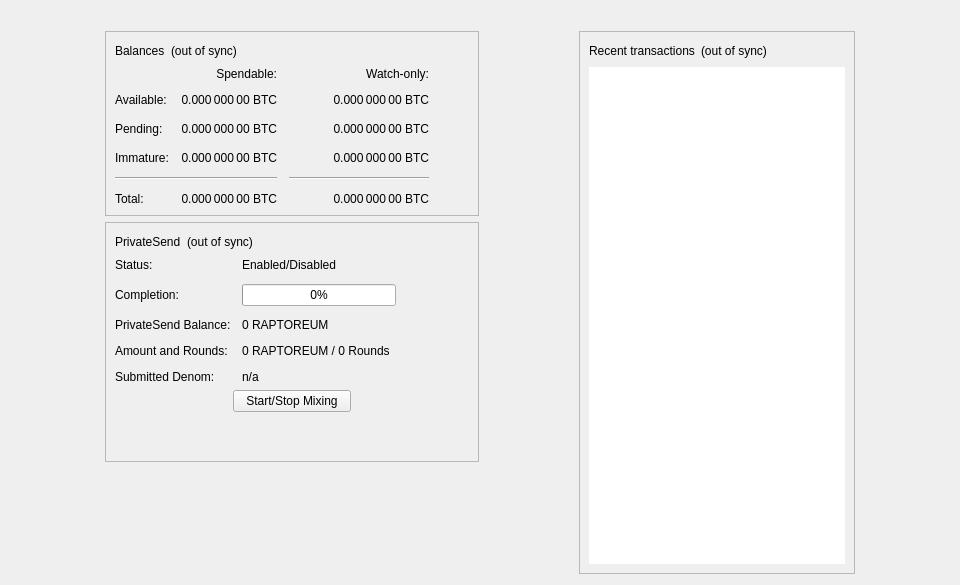
<?xml version="1.0" encoding="UTF-8"?>
<ui version="4.0">
 <class>OverviewPage</class>
 <widget class="QWidget" name="OverviewPage">
  <property name="geometry">
   <rect>
    <x>0</x>
    <y>0</y>
    <width>960</width>
    <height>585</height>
   </rect>
  </property>
  <property name="minimumSize">
   <size>
    <width>960</width>
    <height>0</height>
   </size>
  </property>
  <property name="windowTitle">
   <string>Form</string>
  </property>
  <layout class="QVBoxLayout" name="topLayout">
   <item>
    <widget class="QLabel" name="labelAlerts">
     <property name="visible">
      <bool>false</bool>
     </property>
     <property name="wordWrap">
      <bool>true</bool>
     </property>
     <property name="margin">
      <number>3</number>
     </property>
     <property name="textInteractionFlags">
      <set>Qt::TextSelectableByMouse</set>
     </property>
    </widget>
   </item>
   <item>
    <layout class="QHBoxLayout" name="horizontalLayout" stretch="1,0,1,0,1">
     <item>
      <spacer name="horizontalSpacerLeft">
       <property name="orientation">
        <enum>Qt::Horizontal</enum>
       </property>
       <property name="sizeType">
        <enum>QSizePolicy::Preferred</enum>
       </property>
       <property name="sizeHint" stdset="0">
        <size>
         <width>10</width>
         <height>20</height>
        </size>
       </property>
      </spacer>
     </item>
     <item>
      <layout class="QVBoxLayout" name="verticalLayout_2">
       <item>
        <widget class="QFrame" name="frame">
         <property name="frameShape">
          <enum>QFrame::StyledPanel</enum>
         </property>
         <property name="frameShadow">
          <enum>QFrame::Raised</enum>
         </property>
         <layout class="QVBoxLayout" name="verticalLayout_4">
          <item>
           <layout class="QHBoxLayout" name="horizontalLayout_4">
            <item>
             <widget class="QLabel" name="label_5">
              <property name="text">
               <string>Balances</string>
              </property>
             </widget>
            </item>
            <item>
             <widget class="QLabel" name="labelWalletStatus">
              <property name="toolTip">
               <string>The displayed information may be out of date. Your wallet automatically synchronizes with the Raptoreum network after a connection is established, but this process has not completed yet.</string>
              </property>
              <property name="text">
               <string notr="true">(out of sync)</string>
              </property>
              <property name="alignment">
               <set>Qt::AlignLeading|Qt::AlignLeft|Qt::AlignVCenter</set>
              </property>
             </widget>
            </item>
            <item>
             <spacer name="horizontalSpacer_3">
              <property name="orientation">
               <enum>Qt::Horizontal</enum>
              </property>
              <property name="sizeHint" stdset="0">
               <size>
                <width>40</width>
                <height>20</height>
               </size>
              </property>
             </spacer>
            </item>
           </layout>
          </item>
          <item>
           <layout class="QGridLayout" name="gridLayout">
            <property name="spacing">
             <number>12</number>
            </property>
            <item row="2" column="2">
             <widget class="QLabel" name="labelWatchPending">
              <property name="cursor">
               <cursorShape>IBeamCursor</cursorShape>
              </property>
              <property name="toolTip">
               <string>Unconfirmed transactions to watch-only addresses</string>
              </property>
              <property name="text">
               <string notr="true">0.000 000 00 BTC</string>
              </property>
              <property name="alignment">
               <set>Qt::AlignRight|Qt::AlignTrailing|Qt::AlignVCenter</set>
              </property>
              <property name="textInteractionFlags">
               <set>Qt::LinksAccessibleByMouse|Qt::TextSelectableByKeyboard|Qt::TextSelectableByMouse</set>
              </property>
             </widget>
            </item>
            <item row="2" column="1">
             <widget class="QLabel" name="labelUnconfirmed">
              <property name="cursor">
               <cursorShape>IBeamCursor</cursorShape>
              </property>
              <property name="toolTip">
               <string>Total of transactions that have yet to be confirmed, and do not yet count toward the spendable balance</string>
              </property>
              <property name="text">
               <string notr="true">0.000 000 00 BTC</string>
              </property>
              <property name="alignment">
               <set>Qt::AlignRight|Qt::AlignTrailing|Qt::AlignVCenter</set>
              </property>
              <property name="textInteractionFlags">
               <set>Qt::LinksAccessibleByMouse|Qt::TextSelectableByKeyboard|Qt::TextSelectableByMouse</set>
              </property>
             </widget>
            </item>
            <item row="3" column="2">
             <widget class="QLabel" name="labelWatchImmature">
              <property name="cursor">
               <cursorShape>IBeamCursor</cursorShape>
              </property>
              <property name="toolTip">
               <string>Mined balance in watch-only addresses that has not yet matured</string>
              </property>
              <property name="text">
               <string notr="true">0.000 000 00 BTC</string>
              </property>
              <property name="alignment">
               <set>Qt::AlignRight|Qt::AlignTrailing|Qt::AlignVCenter</set>
              </property>
              <property name="textInteractionFlags">
               <set>Qt::LinksAccessibleByMouse|Qt::TextSelectableByKeyboard|Qt::TextSelectableByMouse</set>
              </property>
             </widget>
            </item>
            <item row="4" column="0" colspan="2">
             <widget class="Line" name="lineSpendableBalance">
              <property name="orientation">
               <enum>Qt::Horizontal</enum>
              </property>
             </widget>
            </item>
            <item row="4" column="2">
             <widget class="Line" name="lineWatchBalance">
              <property name="sizePolicy">
               <sizepolicy hsizetype="Preferred" vsizetype="Fixed">
                <horstretch>0</horstretch>
                <verstretch>0</verstretch>
               </sizepolicy>
              </property>
              <property name="minimumSize">
               <size>
                <width>140</width>
                <height>0</height>
               </size>
              </property>
              <property name="orientation">
               <enum>Qt::Horizontal</enum>
              </property>
             </widget>
            </item>
            <item row="5" column="0">
             <widget class="QLabel" name="labelTotalText">
              <property name="text">
               <string>Total:</string>
              </property>
             </widget>
            </item>
            <item row="3" column="1">
             <widget class="QLabel" name="labelImmature">
              <property name="cursor">
               <cursorShape>IBeamCursor</cursorShape>
              </property>
              <property name="toolTip">
               <string>Mined balance that has not yet matured</string>
              </property>
              <property name="text">
               <string notr="true">0.000 000 00 BTC</string>
              </property>
              <property name="alignment">
               <set>Qt::AlignRight|Qt::AlignTrailing|Qt::AlignVCenter</set>
              </property>
              <property name="textInteractionFlags">
               <set>Qt::LinksAccessibleByMouse|Qt::TextSelectableByKeyboard|Qt::TextSelectableByMouse</set>
              </property>
             </widget>
            </item>
            <item row="2" column="3">
             <spacer name="horizontalSpacer_2">
              <property name="orientation">
               <enum>Qt::Horizontal</enum>
              </property>
              <property name="sizeHint" stdset="0">
               <size>
                <width>40</width>
                <height>20</height>
               </size>
              </property>
             </spacer>
            </item>
            <item row="3" column="0">
             <widget class="QLabel" name="labelImmatureText">
              <property name="text">
               <string>Immature:</string>
              </property>
             </widget>
            </item>
            <item row="5" column="1">
             <widget class="QLabel" name="labelTotal">
              <property name="cursor">
               <cursorShape>IBeamCursor</cursorShape>
              </property>
              <property name="toolTip">
               <string>Your current total balance</string>
              </property>
              <property name="text">
               <string notr="true">0.000 000 00 BTC</string>
              </property>
              <property name="alignment">
               <set>Qt::AlignRight|Qt::AlignTrailing|Qt::AlignVCenter</set>
              </property>
              <property name="textInteractionFlags">
               <set>Qt::LinksAccessibleByMouse|Qt::TextSelectableByKeyboard|Qt::TextSelectableByMouse</set>
              </property>
             </widget>
            </item>
            <item row="5" column="2">
             <widget class="QLabel" name="labelWatchTotal">
              <property name="cursor">
               <cursorShape>IBeamCursor</cursorShape>
              </property>
              <property name="toolTip">
               <string>Current total balance in watch-only addresses</string>
              </property>
              <property name="text">
               <string notr="true">0.000 000 00 BTC</string>
              </property>
              <property name="alignment">
               <set>Qt::AlignRight|Qt::AlignTrailing|Qt::AlignVCenter</set>
              </property>
              <property name="textInteractionFlags">
               <set>Qt::LinksAccessibleByMouse|Qt::TextSelectableByKeyboard|Qt::TextSelectableByMouse</set>
              </property>
             </widget>
            </item>
            <item row="0" column="2">
             <widget class="QLabel" name="labelWatchonly">
              <property name="text">
               <string>Watch-only:</string>
              </property>
              <property name="alignment">
               <set>Qt::AlignRight|Qt::AlignTrailing|Qt::AlignVCenter</set>
              </property>
             </widget>
            </item>
            <item row="1" column="0">
             <widget class="QLabel" name="labelBalanceText">
              <property name="text">
               <string>Available:</string>
              </property>
             </widget>
            </item>
            <item row="1" column="1">
             <widget class="QLabel" name="labelBalance">
              <property name="cursor">
               <cursorShape>IBeamCursor</cursorShape>
              </property>
              <property name="toolTip">
               <string>Your current spendable balance</string>
              </property>
              <property name="text">
               <string notr="true">0.000 000 00 BTC</string>
              </property>
              <property name="alignment">
               <set>Qt::AlignRight|Qt::AlignTrailing|Qt::AlignVCenter</set>
              </property>
              <property name="textInteractionFlags">
               <set>Qt::LinksAccessibleByMouse|Qt::TextSelectableByKeyboard|Qt::TextSelectableByMouse</set>
              </property>
             </widget>
            </item>
            <item row="1" column="2">
             <widget class="QLabel" name="labelWatchAvailable">
              <property name="cursor">
               <cursorShape>IBeamCursor</cursorShape>
              </property>
              <property name="toolTip">
               <string>Your current balance in watch-only addresses</string>
              </property>
              <property name="text">
               <string notr="true">0.000 000 00 BTC</string>
              </property>
              <property name="alignment">
               <set>Qt::AlignRight|Qt::AlignTrailing|Qt::AlignVCenter</set>
              </property>
              <property name="textInteractionFlags">
               <set>Qt::LinksAccessibleByMouse|Qt::TextSelectableByKeyboard|Qt::TextSelectableByMouse</set>
              </property>
             </widget>
            </item>
            <item row="2" column="0">
             <widget class="QLabel" name="labelPendingText">
              <property name="text">
               <string>Pending:</string>
              </property>
             </widget>
            </item>
            <item row="0" column="1">
             <widget class="QLabel" name="labelSpendable">
              <property name="text">
               <string>Spendable:</string>
              </property>
              <property name="alignment">
               <set>Qt::AlignRight|Qt::AlignTrailing|Qt::AlignVCenter</set>
              </property>
             </widget>
            </item>
           </layout>
          </item>
         </layout>
        </widget>
       </item>
       <item>
        <widget class="QFrame" name="framePrivateSend">
         <property name="layoutDirection">
          <enum>Qt::LeftToRight</enum>
         </property>
         <property name="frameShape">
          <enum>QFrame::StyledPanel</enum>
         </property>
         <property name="frameShadow">
          <enum>QFrame::Raised</enum>
         </property>
         <layout class="QVBoxLayout" name="VerticalLayout_PS1">
          <item>
           <layout class="QHBoxLayout" name="horizontalLayout_5">
            <item>
             <widget class="QLabel" name="labelPrivateSendHeader">
              <property name="text">
               <string>PrivateSend</string>
              </property>
             </widget>
            </item>
            <item>
             <widget class="QLabel" name="labelPrivateSendSyncStatus">
              <property name="toolTip">
               <string>The displayed information may be out of date. Your wallet automatically synchronizes with the Raptoreum network after a connection is established, but this process has not completed yet.</string>
              </property>
              <property name="text">
               <string notr="true">(out of sync)</string>
              </property>
              <property name="alignment">
               <set>Qt::AlignLeading|Qt::AlignLeft|Qt::AlignVCenter</set>
              </property>
             </widget>
            </item>
            <item>
             <spacer name="horizontalSpacer_4">
              <property name="orientation">
               <enum>Qt::Horizontal</enum>
              </property>
              <property name="sizeHint" stdset="0">
               <size>
                <width>40</width>
                <height>20</height>
               </size>
              </property>
             </spacer>
            </item>
           </layout>
          </item>
          <item>
           <layout class="QFormLayout" name="privateSendFormLayout">
            <property name="fieldGrowthPolicy">
             <enum>QFormLayout::AllNonFixedFieldsGrow</enum>
            </property>
            <property name="horizontalSpacing">
             <number>11</number>
            </property>
            <property name="verticalSpacing">
             <number>12</number>
            </property>
            <item row="0" column="0">
             <widget class="QLabel" name="labelPrivateSendEnabledText">
              <property name="text">
               <string>Status:</string>
              </property>
             </widget>
            </item>
            <item row="0" column="1">
             <widget class="QLabel" name="labelPrivateSendEnabled">
              <property name="text">
               <string>Enabled/Disabled</string>
              </property>
             </widget>
            </item>
            <item row="1" column="0">
             <widget class="QLabel" name="labelCompletitionText">
              <property name="text">
               <string>Completion:</string>
              </property>
             </widget>
            </item>
            <item row="1" column="1">
             <widget class="QProgressBar" name="privateSendProgress">
              <property name="maximumSize">
               <size>
                <width>154</width>
                <height>16777215</height>
               </size>
              </property>
              <property name="value">
               <number>0</number>
              </property>
             </widget>
            </item>
            <item row="2" column="0">
             <widget class="QLabel" name="labelAnonymizedText">
              <property name="text">
               <string>PrivateSend Balance:</string>
              </property>
             </widget>
            </item>
            <item row="2" column="1">
             <widget class="QLabel" name="labelAnonymized">
              <property name="text">
               <string notr="true">0 RAPTOREUM</string>
              </property>
             </widget>
            </item>
            <item row="3" column="0">
             <widget class="QLabel" name="labelAmountAndRoundsText">
              <property name="text">
               <string>Amount and Rounds:</string>
              </property>
             </widget>
            </item>
            <item row="3" column="1">
             <widget class="QLabel" name="labelAmountRounds">
              <property name="text">
               <string>0 RAPTOREUM / 0 Rounds</string>
              </property>
             </widget>
            </item>
            <item row="4" column="0">
             <widget class="QLabel" name="labelSubmittedDenomText">
              <property name="text">
               <string>Submitted Denom:</string>
              </property>
             </widget>
            </item>
            <item row="4" column="1">
             <widget class="QLabel" name="labelSubmittedDenom">
              <property name="toolTip">
               <string>The denominations you submitted to the Smartnode.&lt;br&gt;To mix, other users must submit the exact same denominations.</string>
              </property>
              <property name="text">
               <string>n/a</string>
              </property>
              <property name="wordWrap">
               <bool>true</bool>
              </property>
             </widget>
            </item>
           </layout>
          </item>
          <item>
           <layout class="QVBoxLayout" name="VerticalLayout_PS">
            <item>
             <layout class="QHBoxLayout" name="horizontalLayout_3">
              <property name="topMargin">
               <number>0</number>
              </property>
              <item>
               <spacer name="horizontalSpacer_5">
                <property name="orientation">
                 <enum>Qt::Horizontal</enum>
                </property>
                <property name="sizeHint" stdset="0">
                 <size>
                  <width>40</width>
                  <height>20</height>
                 </size>
                </property>
               </spacer>
              </item>
              <item>
               <widget class="QPushButton" name="togglePrivateSend">
                <property name="sizePolicy">
                 <sizepolicy hsizetype="MinimumExpanding" vsizetype="Fixed">
                  <horstretch>0</horstretch>
                  <verstretch>0</verstretch>
                 </sizepolicy>
                </property>
                <property name="text">
                 <string>Start/Stop Mixing</string>
                </property>
               </widget>
              </item>
              <item>
               <spacer name="horizontalSpacer_6">
                <property name="orientation">
                 <enum>Qt::Horizontal</enum>
                </property>
                <property name="sizeHint" stdset="0">
                 <size>
                  <width>40</width>
                  <height>20</height>
                 </size>
                </property>
               </spacer>
              </item>
             </layout>
            </item>
            <item>
             <spacer name="verticalSpacer_3">
              <property name="orientation">
               <enum>Qt::Vertical</enum>
              </property>
              <property name="sizeHint" stdset="0">
               <size>
                <width>20</width>
                <height>40</height>
               </size>
              </property>
             </spacer>
            </item>
           </layout>
          </item>
         </layout>
        </widget>
       </item>
       <item>
        <spacer name="verticalSpacer">
         <property name="orientation">
          <enum>Qt::Vertical</enum>
         </property>
         <property name="sizeHint" stdset="0">
          <size>
           <width>20</width>
           <height>40</height>
          </size>
         </property>
        </spacer>
       </item>
      </layout>
     </item>
     <item>
      <spacer name="horizontalSpacerCenter">
       <property name="orientation">
        <enum>Qt::Horizontal</enum>
       </property>
       <property name="sizeHint" stdset="0">
        <size>
         <width>10</width>
         <height>20</height>
        </size>
       </property>
      </spacer>
     </item>
     <item>
      <layout class="QVBoxLayout" name="verticalLayout_3">
       <item>
        <widget class="QFrame" name="frame_2">
         <property name="frameShape">
          <enum>QFrame::StyledPanel</enum>
         </property>
         <property name="frameShadow">
          <enum>QFrame::Raised</enum>
         </property>
         <layout class="QVBoxLayout" name="verticalLayout">
          <item>
           <layout class="QHBoxLayout" name="horizontalLayout_2">
            <item>
             <widget class="QLabel" name="label_4">
              <property name="text">
               <string>Recent transactions</string>
              </property>
             </widget>
            </item>
            <item>
             <widget class="QLabel" name="labelTransactionsStatus">
              <property name="toolTip">
               <string>The displayed information may be out of date. Your wallet automatically synchronizes with the Raptoreum network after a connection is established, but this process has not completed yet.</string>
              </property>
              <property name="text">
               <string notr="true">(out of sync)</string>
              </property>
              <property name="alignment">
               <set>Qt::AlignLeading|Qt::AlignLeft|Qt::AlignVCenter</set>
              </property>
             </widget>
            </item>
            <item>
             <spacer name="horizontalSpacer">
              <property name="orientation">
               <enum>Qt::Horizontal</enum>
              </property>
              <property name="sizeHint" stdset="0">
               <size>
                <width>40</width>
                <height>20</height>
               </size>
              </property>
             </spacer>
            </item>
           </layout>
          </item>
          <item>
           <widget class="QListView" name="listTransactions">
            <property name="frameShape">
             <enum>QFrame::NoFrame</enum>
            </property>
            <property name="verticalScrollBarPolicy">
             <enum>Qt::ScrollBarAlwaysOff</enum>
            </property>
            <property name="horizontalScrollBarPolicy">
             <enum>Qt::ScrollBarAlwaysOff</enum>
            </property>
            <property name="selectionMode">
             <enum>QAbstractItemView::NoSelection</enum>
            </property>
           </widget>
          </item>
         </layout>
        </widget>
       </item>
      </layout>
     </item>
     <item>
      <spacer name="horizontalSpacerRight">
       <property name="orientation">
        <enum>Qt::Horizontal</enum>
       </property>
       <property name="sizeType">
        <enum>QSizePolicy::Preferred</enum>
       </property>
       <property name="sizeHint" stdset="0">
        <size>
         <width>10</width>
         <height>20</height>
        </size>
       </property>
      </spacer>
     </item>
    </layout>
   </item>
  </layout>
 </widget>
 <resources/>
 <connections/>
</ui>
